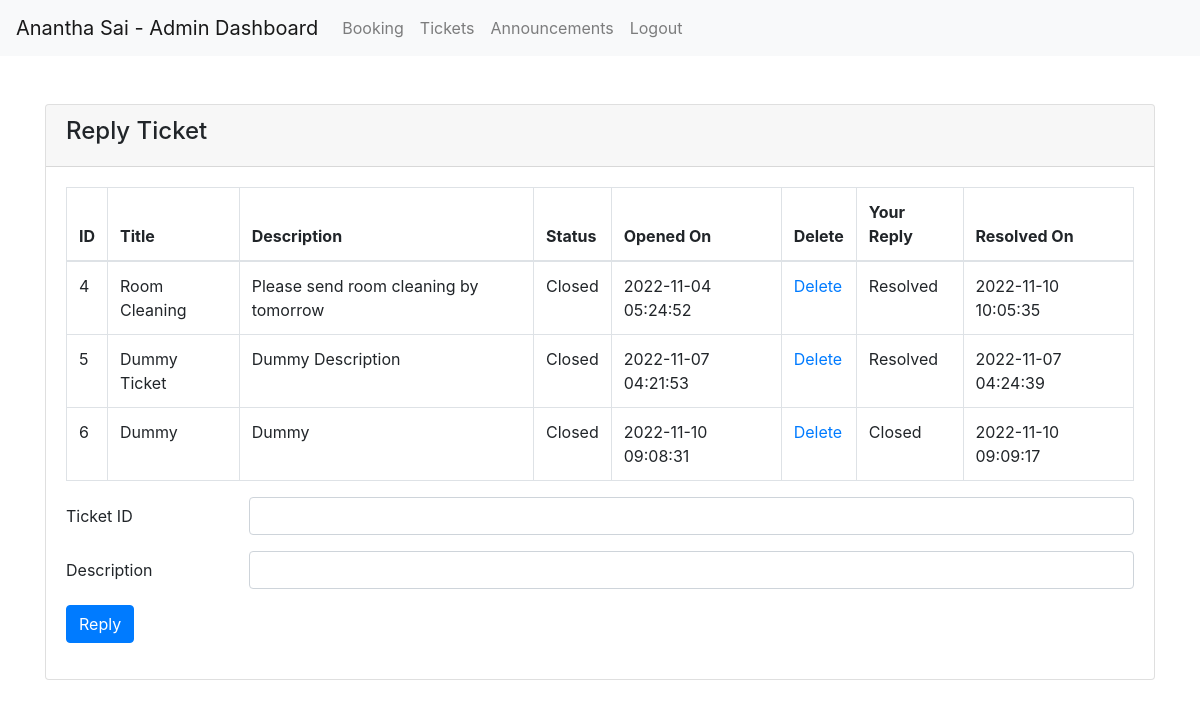
Screenshot of /admin/ticket (signed in) with the database file from the repository.
### pghr/models.py (models this page shows, shortened)
class Ticket(db.Model):
    id = db.Column(db.Integer, primary_key=True)
    user_id = db.Column(db.Integer, db.ForeignKey('user.id'), nullable=False)
    user = db.relationship('User', backref=db.backref('tickets', lazy=True))
    title = db.Column(db.String(80), unique=False, nullable=False)
    description = db.Column(db.String(120))
    created_at = db.Column(db.DateTime(timezone=True), server_default=func.now())
    status = db.Column(db.String(80), unique=False, nullable=False) # open, closed

class TicketReplies(db.Model):
    id = db.Column(db.Integer, primary_key=True)
    ticket_id = db.Column(db.Integer, db.ForeignKey('ticket.id'), nullable=False)
    ticket = db.relationship('Ticket', backref=db.backref('replies', lazy=True))
    user_id = db.Column(db.Integer, db.ForeignKey('user.id'), nullable=False)
    user = db.relationship('User', backref=db.backref('replies', lazy=True))
    description = db.Column(db.String(120))
    created_at = db.Column(db.DateTime(timezone=True), server_default=func.now())

### pghr/controllers.py (the view)
@app.route('/admin/ticket', methods=['GET', 'POST'])
@login_required
def admin_ticket():
    if not user_schema.dump(current_user)['admin']:
        return redirect(url_for('dashboard'))
    form = TicketReplyForm()
    if form.validate_on_submit():
        ticket = Ticket.query.filter_by(id=form.ticket_id.data).first()
        ticket.status = 'closed'
        db.session.commit()
        new_ticket_reply = TicketReplies(description=form.description.data, ticket_id=form.ticket_id.data, user_id=current_user.id)
        db.session.add(new_ticket_reply)
        db.session.commit()
        return redirect(url_for('admin_ticket'))
    else:
        print("\n\n\n\n\n\n\n", form.errors)
    tickets = Ticket.query.all()
    ticket_replies = TicketReplies.query.all()
    return render_template('admin/ticket.html', user=current_user, tickets=tickets, ticket_replies=ticket_replies, form=form)

### pghr/controllers.py
class TicketReplyForm(FlaskForm):
    ticket_id = StringField('ticket_id', validators=[InputRequired(), Length(min=1, max=2)])
    description = StringField('description', validators=[InputRequired(), Length(min=4, max=120)])

### pghr/controllers.py (called while the page is built)
@login_manager.user_loader
def load_user(user_id):
    return User.query.get(int(user_id))

### templates/admin/ticket.html (shortened to what this page needs)
{% extends "admin/base.html" %}
{% block content %}
{% include "admin/navbar.html" %}
    <br><br>
    <div class="container">
        <div class="row">
            <div class="col-md-12">
                <div class="card">
                    <div class="card-header">
                        <h4>Reply Ticket</h4>
                    </div>
                    <div class="card-body">
                        <div class="row">
                            <div class="col-md-12">
                                <table class="table table-bordered">
                                    <thead>
                                        <tr>
                                            <th scope="col">ID</th>
                                            <th scope="col">Title</th>
                                            <th scope="col">Description</th>
                                            <th scope="col">Status</th>
                                            <th scope="col">Opened On</th>
                                            <th scope="col">Delete</th>
                                            <th scope="col">Your Reply</th>
                                            <th scope="col">Resolved On</th>
                                        </tr>
                                    </thead>
                                    <tbody>
                                        {% for ticket in tickets %}
                                        <tr>
                                            <td>{{ ticket.id }}</td>
                                            <td>{{ ticket.title }}</td>
                                            <td>{{ ticket.description }}</td>
                                            <td>{{ ticket.status|title }}</td>
                                            <td>{{ ticket.created_at }}</td>
                                            <td><a href="{{url_for('admin_ticket_delete', id=ticket.id)}}">Delete</a></td>
                                            {% for ticket_reply in ticket_replies %}
                                            {% if ticket.id == ticket_reply.ticket_id %}
                                                <td>{{ ticket_reply.description }}</td>
                                                <td>{{ ticket_reply.created_at }}</td>
                                            {% endif %}
                                            {% endfor %}
                                        </tr>
                                        {% endfor %}
                                    </tbody>
                                </table>
                            </div>
                        </div>
                        <div class="row">
                            <div class="col-md-12">
                                <form action="" method="POST">
                                    <div class="form-group row">
                                        <label for="description" class="col-sm-2 col-form-label">Ticket ID</label>
                                        <div class="col-sm-10">
                                            {{ form.ticket_id(class="form-control") }}
                                        </div>
                                    </div>
                                    <div class="form-group row">
                                        <label for="description" class="col-sm-2 col-form-label">Description</label>
                                        <div class="col-sm-10">
                                            {{ form.description(class="form-control") }}
                                        </div>
                                    </div>
                                    <div class="form-group row">
                                        <div class="col-sm-10">
                                            <button type="submit" class="btn btn-primary">Reply</button>
                                        </div>
                                    </div>
                                </form>
                            </div>
                        </div>
                    </div>
                </div>
            </div>
        </div>
    </div>
{% endblock %}

### rows the page displays
Ticket: id "4", title "Room Cleaning", description "Please send room cleaning by tomorrow", status "Closed", created_at "2022-11-04 05:24:52"
TicketReplies: description "Resolved", created_at "2022-11-10 10:05:35"
Ticket: id "5", title "Dummy Ticket", description "Dummy Description", status "Closed", created_at "2022-11-07 04:21:53"
TicketReplies: description "Resolved", created_at "2022-11-07 04:24:39"
Ticket: id "6", title "Dummy", description "Dummy", status "Closed", created_at "2022-11-10 09:08:31"
TicketReplies: description "Closed", created_at "2022-11-10 09:09:17"
